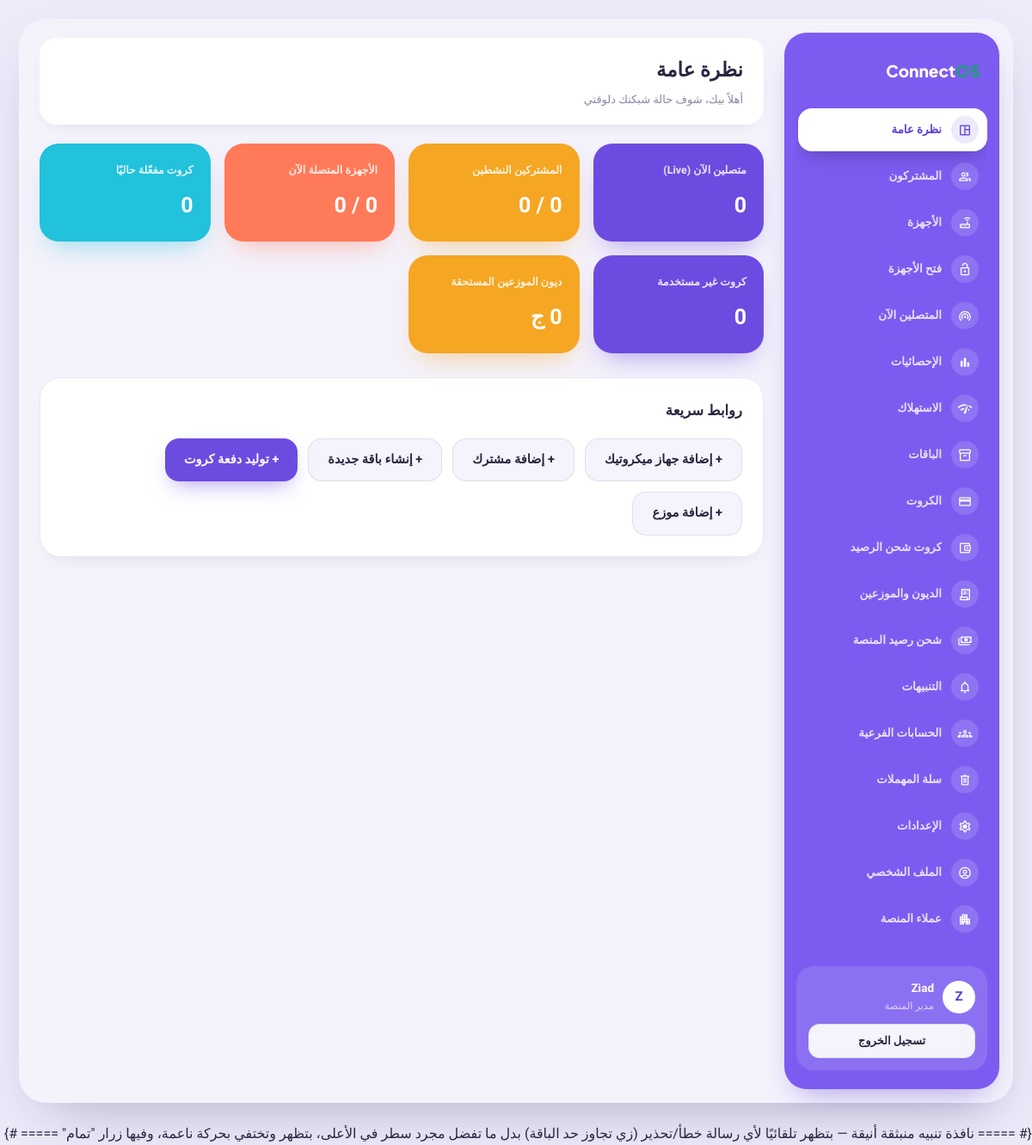
The page /dashboard/ (signed in) on the database its author committed.
### core/models.py (models this page shows, shortened)
class User(AbstractUser):
    ROLE_CHOICES = [
        ("owner", "مالك الشركة"),
        ("admin", "مدير"),
        ("support", "دعم فني"),
        ("platform_admin", "مدير المنصة"),
    ]
    company = models.ForeignKey(
        Company, on_delete=models.CASCADE, related_name="users",
        verbose_name="الشركة", null=True, blank=True,
    )
    role = models.CharField("الصلاحية", max_length=20, choices=ROLE_CHOICES, default="owner")
    phone = models.CharField("رقم الهاتف", max_length=20, blank=True)
    last_login_ip = models.GenericIPAddressField("آخر IP دخول", null=True, blank=True)
    class Meta:
        verbose_name = "مستخدم"
        verbose_name_plural = "المستخدمون"

### dashboard/views.py (the view)
# urls.py: 2. Add a URL to urlpatterns:  path('', views.home, name='home')
@login_required
def home(request):
    company = request.user.company
    total_devices = NASServer.objects.filter(company=company).count()
    online_devices = NASServer.objects.filter(company=company, is_online=True).count()
    active_vouchers = Voucher.objects.filter(batch__company=company, status="active").count()
    unused_vouchers = Voucher.objects.filter(batch__company=company, status="unused").count()
    total_subscribers = Subscriber.objects.filter(company=company).count()
    active_subscribers = sum(
        1 for s in Subscriber.objects.filter(company=company) if s.effective_status == "active"
    )
    online_now = RadAcct.objects.filter(company=company, acctstoptime__isnull=True).count()
    resellers = Reseller.objects.filter(company=company)
    total_debt = sum(r.current_debt for r in resellers)
    over_limit = sum(1 for r in resellers if r.is_over_limit)
    revenue = Voucher.objects.filter(
        batch__company=company, status__in=["active", "expired"]
    ).aggregate(total=Sum("plan__price"))["total"] or 0
    context = {
        "total_devices": total_devices,
        "online_devices": online_devices,
        "active_vouchers": active_vouchers,
        "unused_vouchers": unused_vouchers,
        "total_subscribers": total_subscribers,
        "active_subscribers": active_subscribers,
        "online_now": online_now,
        "total_debt": total_debt,
        "over_limit": over_limit,
        "revenue": revenue,
        "plans_count": Plan.objects.filter(company=company).count(),
    }
    return render(request, "dashboard/home.html", context)

### core/context_processors.py (called while the page is built, shortened)
def company_status(request):
    user = getattr(request, "user", None)
    if not user or not getattr(user, "is_authenticated", False):
        return {}
    if not getattr(user, "company_id", None) or user.role == "platform_admin":
        return {}

### core/models.py (called while the page is built)
    def get_queryset(self):
        return SoftDeleteQuerySet(self.model, using=self._db).filter(is_deleted=False)

### templates/dashboard/home.html (shortened to what this page needs)
{% extends "base.html" %}
{% block page_title %}نظرة عامة{% endblock %}
{% block page_crumb %}أهلاً بيك، شوف حالة شبكتك دلوقتي{% endblock %}
{% block content %}
<div class="kpi-grid">
  <div class="kpi">
    <div class="k-lbl">متصلين الآن (Live)</div>
    <div class="k-val teal">{{ online_now }}</div>
  </div>
  <div class="kpi">
    <div class="k-lbl">المشتركين النشطين</div>
    <div class="k-val teal">{{ active_subscribers }} / {{ total_subscribers }}</div>
  </div>
  <div class="kpi">
    <div class="k-lbl">الأجهزة المتصلة الآن</div>
    <div class="k-val teal">{{ online_devices }} / {{ total_devices }}</div>
  </div>
  <div class="kpi">
    <div class="k-lbl">كروت مفعّلة حاليًا</div>
    <div class="k-val teal">{{ active_vouchers }}</div>
  </div>
  <div class="kpi">
    <div class="k-lbl">كروت غير مستخدمة</div>
    <div class="k-val">{{ unused_vouchers }}</div>
  </div>
  <div class="kpi">
    <div class="k-lbl">ديون الموزعين المستحقة</div>
    <div class="k-val {% if over_limit > 0 %}danger{% else %}gold{% endif %}">{{ total_debt }} ج</div>
  </div>
</div>
<div class="panel">
  <div class="panel-head">
    <h3>روابط سريعة</h3>
  </div>
  <div style="display:flex;gap:12px;flex-wrap:wrap;">
    <a href="{% url 'nas_manager:create' %}" class="btn btn-ghost">+ إضافة جهاز ميكروتيك</a>
    <a href="{% url 'subscribers:create' %}" class="btn btn-ghost">+ إضافة مشترك</a>
    <a href="{% url 'plans:create' %}" class="btn btn-ghost">+ إنشاء باقة جديدة</a>
    <a href="{% url 'vouchers:batch_create' %}" class="btn btn-primary">+ توليد دفعة كروت</a>
    <a href="{% url 'debts:reseller_create' %}" class="btn btn-ghost">+ إضافة موزع</a>
  </div>
</div>
{% endblock %}

### templates/base.html (shortened to what this page needs)
{% load static %}
<!DOCTYPE html>
<html lang="ar" dir="rtl">
<head>
<link rel="stylesheet" href="{% static 'css/style.css' %}">
</head>
<body>
<div class="page-wrap">
<div class="shell">
  <aside class="sidebar no-print">
    <div class="sb-logo">Connect<span>OS</span></div>
    <nav class="sb-nav">
      <a href="{% url 'dashboard:home' %}" class="sb-link {% if request.resolver_match.url_name == 'home' %}active{% endif %}"><span class="sb-ico"><span class="material-symbols-outlined">space_dashboard</span></span><span class="sb-txt">نظرة عامة</span></a>
      <a href="{% url 'subscribers:list' %}" class="sb-link {% if 'subscribers' in request.path %}active{% endif %}"><span class="sb-ico"><span class="material-symbols-outlined">group</span></span><span class="sb-txt">المشتركون</span></a>
      <a href="{% url 'nas_manager:list' %}" class="sb-link "><span class="sb-ico"><span class="material-symbols-outlined"></span></span><span class="sb-txt">الأجهزة</span></a>
      <a href="{% url 'nas_manager:device_unlock_list' %}" class="sb-link {% if 'unlock' in request.path %}active{% endif %}"><span class="sb-ico"><span class="material-symbols-outlined">lock_open</span></span><span class="sb-txt">فتح الأجهزة</span></a>
      <a href="{% url 'radius_core:online_now' %}" class="sb-link {% if 'radius' in request.path %}active{% endif %}"><span class="sb-ico"><span class="material-symbols-outlined">wifi_tethering</span></span><span class="sb-txt">المتصلين الآن</span></a>
      <a href="{% url 'dashboard:statistics' %}" class="sb-link "><span class="sb-ico"><span class="material-symbols-outlined"></span></span><span class="sb-txt">الإحصائيات</span></a>
      <a href="{% url 'dashboard:consumption' %}" class="sb-link "><span class="sb-ico"><span class="material-symbols-outlined"></span></span><span class="sb-txt">الاستهلاك</span></a>
      <a href="{% url 'plans:list' %}" class="sb-link {% if 'plans' in request.path %}active{% endif %}"><span class="sb-ico"><span class="material-symbols-outlined">inventory_2</span></span><span class="sb-txt">الباقات</span></a>
      <a href="{% url 'vouchers:batch_list' %}" class="sb-link "><span class="sb-ico"><span class="material-symbols-outlined"></span></span><span class="sb-txt">الكروت</span></a>
      <a href="{% url 'vouchers:topup_batch_list' %}" class="sb-link {% if 'topup' in request.path %}active{% endif %}"><span class="sb-ico"><span class="material-symbols-outlined">account_balance_wallet</span></span><span class="sb-txt">كروت شحن الرصيد</span></a>
      <a href="{% url 'debts:reseller_list' %}" class="sb-link {% if 'debts' in request.path %}active{% endif %}"><span class="sb-ico"><span class="material-symbols-outlined">receipt_long</span></span><span class="sb-txt">الديون والموزعين</span></a>
      <a href="{% url 'payments:checkout' %}" class="sb-link {% if 'payments' in request.path %}active{% endif %}"><span class="sb-ico"><span class="material-symbols-outlined">payments</span></span><span class="sb-txt">شحن رصيد المنصة</span></a>
      <a href="{% url 'notifications:settings' %}" class="sb-link {% if 'notifications' in request.path %}active{% endif %}"><span class="sb-ico"><span class="material-symbols-outlined">notifications</span></span><span class="sb-txt">التنبيهات</span></a>
      <a href="{% url 'dashboard:team' %}" class="sb-link {% if 'team' in request.path %}active{% endif %}"><span class="sb-ico"><span class="material-symbols-outlined">groups</span></span><span class="sb-txt">الحسابات الفرعية</span></a>
      <a href="{% url 'dashboard:trash' %}" class="sb-link {% if 'trash' in request.path %}active{% endif %}"><span class="sb-ico"><span class="material-symbols-outlined">delete</span></span><span class="sb-txt">سلة المهملات</span></a>
      <a href="{% url 'dashboard:settings' %}" class="sb-link "><span class="sb-ico"><span class="material-symbols-outlined"></span></span><span class="sb-txt">الإعدادات</span></a>
      <a href="{% url 'dashboard:profile' %}" class="sb-link "><span class="sb-ico"><span class="material-symbols-outlined"></span></span><span class="sb-txt">الملف الشخصي</span></a>
      {% if request.user.role == 'platform_admin' %}
      <a href="{% url 'dashboard:platform_overview' %}" class="sb-link {% if 'platform' in request.path %}active{% endif %}"><span class="sb-ico"><span class="material-symbols-outlined">apartment</span></span><span class="sb-txt">عملاء المنصة</span></a>
      {% endif %}
    </nav>
    <div class="sb-spacer"></div>
    <div class="sb-user">
      <div class="sb-user-row">
        <div class="u-avatar">{{ request.user.get_full_name|default:request.user.username|first|upper }}</div>
        <div class="u-info">
          <div class="u-name">{{ request.user.get_full_name|default:request.user.username }}</div>
          <div class="u-role">{{ request.user.get_role_display }}</div>
        </div>
      </div>
      <a href="{% url 'core:logout' %}" class="btn btn-ghost btn-sm btn-block">تسجيل الخروج</a>
    </div>
  </aside>
  <main class="main">
    <div class="topbar">
      <div>
        <h1>{% block page_title %}{% endblock %}</h1>
        <div class="crumb">{% block page_crumb %}{% endblock %}</div>
      </div>
    </div>
    {% block content %}{% endblock %}
  </main>
</div>
</div>
{# ===== نافذة تنبيه منبثقة أنيقة — بتظهر تلقائيًا لأي رسالة خطأ/تحذير (زي تجاوز حد الباقة)
      بدل ما تفضل مجرد سطر في الأعلى، بتظهر وتختفي بحركة ناعمة، وفيها زرار "تمام" ===== #}
</body>
</html>

### rows shown on the page
User: user.get_full_name|first "Z", user.get_full_name "Ziad", user.role "مدير المنصة"

### other values the page prints
{{ online_now }} "0"
{{ active_subscribers }} "0"
{{ total_subscribers }} "0"
{{ total_devices }} "0"
{{ active_vouchers }} "0"
{{ unused_vouchers }} "0"
{{ total_debt }} "0"
